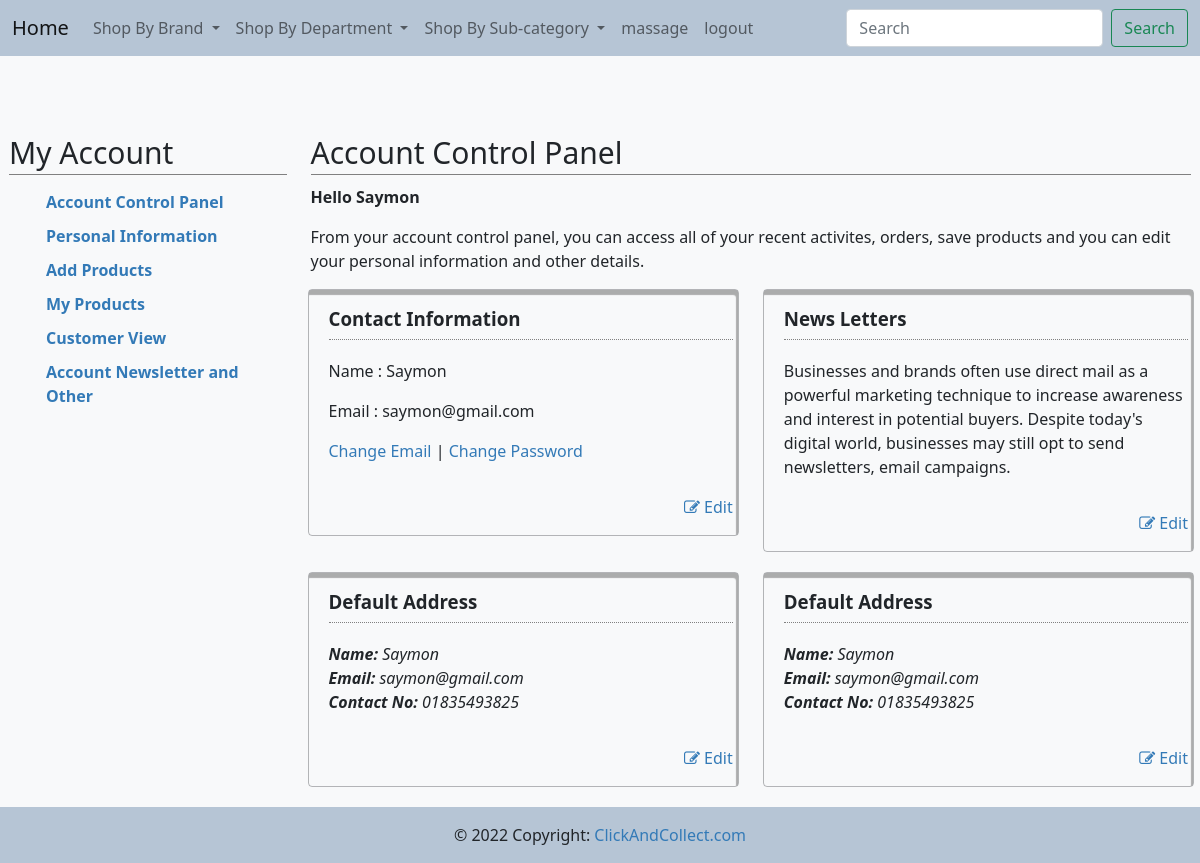
The page /seller/account.php (signed in) on the database its author committed.
### tables this page shows
CREATE TABLE IF NOT EXISTS `sellers` (
  `s_id` int(11) NOT NULL AUTO_INCREMENT,
  `name` varchar(100) NOT NULL,
  `email` varchar(100) NOT NULL,
  `trade_licence` varchar(255) DEFAULT NULL,
  `experience` varchar(255) DEFAULT NULL,
  `cv` varchar(255) DEFAULT NULL,
  `address` varchar(100) DEFAULT NULL,
  `dob` date DEFAULT NULL,
  `gender` varchar(100) DEFAULT NULL,
  `mobile` varchar(100) NOT NULL,
  `pass` varchar(100) NOT NULL,
  `status` int(255) DEFAULT NULL,
  `img` varchar(255) DEFAULT NULL,
  PRIMARY KEY (`s_id`)
);

### seller/account.php (the view, shortened to what this page needs)
<?php
    include 'include/connection.php';
    $id=$_SESSION['id'];
    $query= "select * from sellers where s_id=$id";
    $table = mysqli_query($con,$query);
    $row = mysqli_fetch_array($table);
    $name =$row['name'];
    $email = $row['email'];
    $mobile =$row["mobile"];
?>
<!DOCTYPE html>
<html lang="en">
<head>
  <link type="text/css" rel="stylesheet" href="css/font-awesome.min.css" />
  <link rel="stylesheet" href="https://stackpath.bootstrapcdn.com/bootstrap/5.0.0-alpha1/css/bootstrap.min.css">
  <link type="text/css" rel="stylesheet" href="css/font-awesome.min.css" />
  <link href="https://cdn.jsdelivr.net/npm/bootstrap@5.0.2/dist/css/bootstrap.min.css" rel="stylesheet">
  <link href="include/style.css" rel="stylesheet" />
</head>
<body>
<div class="b">
    <?php include 'include/navbar.php' ?>
</div>
<div class="account-page">
        <div class="container-fluid">
           <div class="row">
            <div class="col-sm-3">
               <?php include 'include/sidebar.php' ?>
            </div>
            <div class="col-sm-9">
                <h2>Account Control Panel</h2>
                <strong>Hello<?php echo "    ";
                            echo $name;?></strong><br />
                <p>From your account control panel, you can access all of your recent activites, orders, save products and you can edit your personal information and other details.</p>
                <div class="row">
                    <div class="col-md-6 col-sm-6">
                        <div class="well">
                            <h3>Contact Information</h3>
                            <p>Name : <?php echo $name?></p>
                            <p>Email : <?php echo $email?></p>
                            <p><a href="account_change_email.php">Change Email</a> | <a href="account_change_password.php">Change Password</a></p>
                            <p class="pull-right"><a href="account_information.php"><i class="fa fa-edit"></i> Edit</a></p>
                            <div class="clearfix"></div>
                        </div>
                    </div>
                    <div class="col-md-6 col-sm-6">
                        <div class="well">
                            <h3>News Letters</h3>
                            <p>Businesses and brands often use direct mail as a powerful marketing technique to increase awareness and interest in potential buyers. Despite today's digital world, businesses may still opt to send newsletters, email campaigns. </p>
                            <p class="pull-right"><a href="account_newsletter.php"><i class="fa fa-edit"></i> Edit</a></p>
                            <div class="clearfix"></div>
                        </div>
                    </div>
                 </div>
                  <div class = "row">
                    <div class="col-md-6 col-sm-6">
                        <div class="well">
                            <h3>Default  Address</h3>
                            <address class="address">
                                <strong>Name:</strong>  <?php echo $name?> <br />
                                <strong>Email:</strong>  <?php echo $email?> <br />
                                <strong>Contact No:</strong>  <?php echo $mobile?><br />
                            </address>
                            <p class="pull-right"><a href="#"><i class="fa fa-edit"></i> Edit</a></p>
                            <div class="clearfix"></div>
                        </div>
                    </div>
                    <div class="col-md-6 col-sm-6">
                        <div class="well">
                        <h3>Default  Address</h3>
                            <address class="address">
                                <strong>Name:</strong>  <?php echo $name?> <br />
                                <strong>Email:</strong>  <?php echo $email?> <br />
                                <strong>Contact No:</strong>  <?php echo $mobile?><br />
                            </address>
                            <p class="pull-right"><a href="#"><i class="fa fa-edit"></i> Edit</a></p>
                            <div class="clearfix"></div>
                        </div>
                    </div>
                </div>
            </div>
        </div>
    </div>
</div>
<?php include 'include/footer.php' ?>
</body>
</html>

### seller/include/style.css (style rules this page uses)
.account-page .well { min-height: 190px; padding: 0px 5px 0px 20px; background-color: transparent; }
.account-page { padding-top:5%; }
.b { background-color: #b6c5d5!important; }
.well { min-height: 20px; padding: 19px; margin-bottom: 20px; background-color: #f5f5f5; border: 1px solid #21252952; border-radius: 4px; -webkit-box-shadow: inset 0 1px 1px rgb(0 0 0 / 5%); box-shadow: inset -2px 5px 1px rgb(0 0 0 / 31%); }
body { background-color: #f8f9fa; }
.account-page h2 { padding-bottom: 5px; border-bottom: 1px solid #808080; }
.row { margin-right: -15px; margin-left: -15px; }
* { -webkit-box-sizing: border-box; -moz-box-sizing: border-box; box-sizing: border-box; }
div { display: block; }
address { font-style: italic; }
a { color: #3a2bd3; -webkit-transition: all 0.3s ease; transition: all 0.3s ease; }
a { background-color: transparent; }
a { color: #337ab7; text-decoration: none; text-decoration-line: none; text-decoration-thickness: none; text-decoration-style: none; text-decoration-color: none; }
.h2, h2 { font-size: 30px; }
.h1, .h2, .h3, h1, h2, h3 { margin-top: 20px; margin-bottom: 10px; }
.h1, .h2, .h3, .h4, .h5, .h6, h1, h2, h3, h4, h5, h6 { font-family: inherit; font-weight: 500; line-height: 1.1; color: inherit; }
.account-page h3 { padding-bottom: 10px; border-bottom: 1px dotted gray; }
h3 { display: block; font-size: 1.17em; margin-block-start: 1em; margin-block-end: 1em; margin-inline-start: 0px; margin-inline-end: 0px; font-weight: bold; }
.fa { display: inline-block; font: normal normal normal 14px/1 FontAwesome; font-size: inherit; text-rendering: auto; -webkit-font-smoothing: antialiased; -moz-osx-font-smoothing: grayscale; }
.fa-edit:before, .fa-pencil-square-o:before { content: "\f044"; }
.pull-right { float: right!important; }
p { display: block; margin-block-start: 1em; margin-block-end: 1em; margin-inline-start: 0px; margin-inline-end: 0px; }

### rows shown on the page
sellers: name "Saymon", email "saymon@gmail.com", mobile "01835493825"
